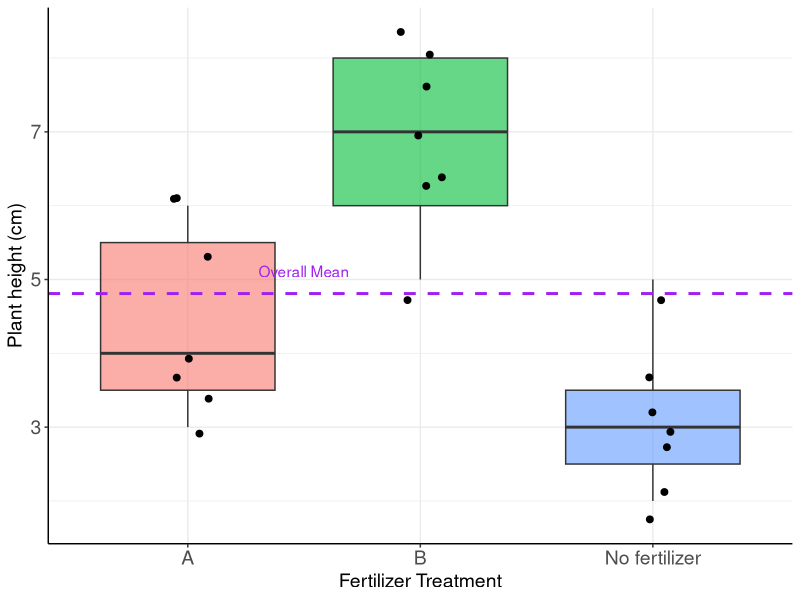
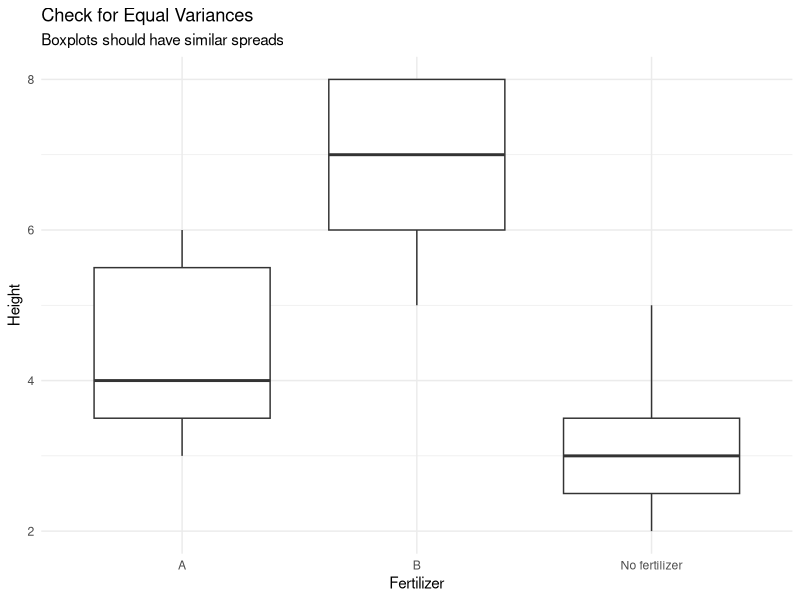
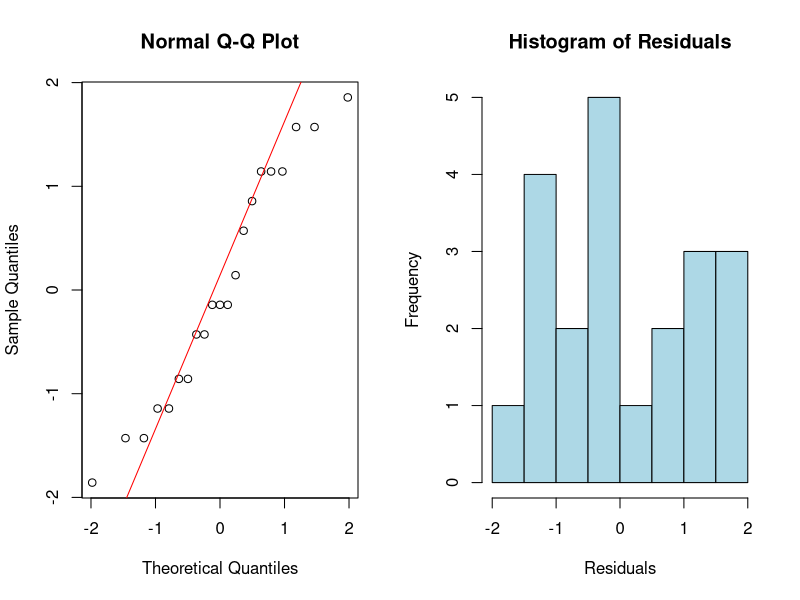
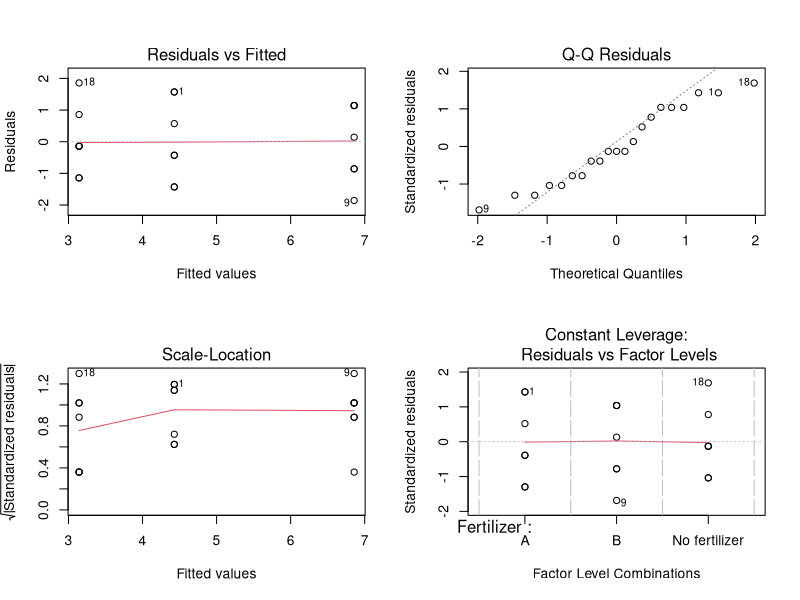

Source code (R) for these figures, in order:
## ---- chunk 1
# Create example dataset
set.seed(213708)
fertilizer <- rep(c("A", "B", "No fertilizer"), each = 7)
height <- c(
  # Treatment A (lower heights)
  6, 3, 4, 5, 3, 6, 4,
  # Treatment B (higher heights)
  8, 5, 6, 7, 8, 6, 8,
  # control (lower heights)
  3, 2, 4, 5, 3, 3, 2
)

plant_data <- data.frame(
  Plant_ID = 1:21,
  Fertilizer = factor(fertilizer),
  Height = height
)

# Display the data
print(plant_data)

# Summary statistics
library(dplyr)
plant_data %>%
  group_by(Fertilizer) %>%
  summarise(
    n = n(),
    Mean = mean(Height),
    SD = sd(Height),
    Min = min(Height),
    Max = max(Height)
  )
## ---- chunk 2

if(!require("ggthemes", character.only = TRUE)) {
  install.packages("ggthemes", dependencies = TRUE)}
library(ggplot2)
library(ggthemes)

# Boxplot
ggplot(plant_data, aes(x = Fertilizer, y = Height, fill = Fertilizer)) +
  geom_boxplot(alpha = 0.6) +
  geom_jitter(width = 0.1, size = 2) +
  geom_hline(yintercept = mean(plant_data$Height), 
             linetype = "dashed", color = "purple", size = 1) +
  annotate("text", x = 1.5, y = mean(plant_data$Height) + 0.3, 
           label = "Overall Mean", color = "purple") +
  labs(
       x = "Fertilizer Treatment",
       y = "Plant height (cm)") +
  theme_bw() +
  theme(panel.border = element_blank(), legend.position = "none",
  axis.line.x = element_line(size = 0.5, linetype = "solid", colour = "black"),
  axis.line.y = element_line(size = 0.5, linetype = "solid", colour = "black"),
  axis.text = element_text(size = 14), axis.title = element_text(size = 14))

  
  
## ---- chunk 3
# Calculate sums of squares manually
overall_mean <- mean(plant_data$Height)
group_means <- plant_data %>%
  group_by(Fertilizer) %>%
  summarise(group_mean = mean(Height))

# SSTotal
ss_total <- sum((plant_data$Height - overall_mean)^2)

# SSE (within groups)
sse <- plant_data %>%
  left_join(group_means, by = "Fertilizer") %>%
  mutate(sq_dev = (Height - group_mean)^2) %>%
  summarise(SSE = sum(sq_dev)) %>%
  pull(SSE)

# SSB (between groups)
ssb <- sum(7 * (group_means$group_mean - overall_mean)^2)

# Verify partition
cat("SSTotal =", round(ss_total, digits = 2), "\n")
cat("SSB =", round(ssb, digits = 2), "\n")
cat("SSE =", round(sse, digits = 2), "\n")
cat("SSB + SSE =", round(ssb + sse, digits = 2), "\n")
## ---- chunk 4
# Fit the model
anova_model <- aov(Height ~ Fertilizer, data = plant_data)

# Display ANOVA table
summary(anova_model)

# More detailed output
anova_results <- anova(anova_model)
print(anova_results)

# Extract key values
f_statistic <- anova_results$`F value`[1]
p_value <- anova_results$`Pr(>F)`[1]
df_treatment <- anova_results$Df[1]
df_error <- anova_results$Df[2]

cat("\nF-statistic:", round(f_statistic, 3), "\n")
cat("p-value:", round(p_value, 4), "\n")
cat("Degrees of freedom: Treatment =", df_treatment, ", Error =", df_error, "\n")
## ---- chunk 5
# Levene's test for homogeneity of variance
library(car)
leveneTest(Height ~ Fertilizer, data = plant_data)

# Visual check
ggplot(plant_data, aes(x = Fertilizer, y = Height)) +
  geom_boxplot() +
  labs(title = "Check for Equal Variances",
       subtitle = "Boxplots should have similar spreads") +
  theme_minimal()
## ---- chunk 6
# Extract residuals
residuals <- residuals(anova_model)

# Q-Q plot
par(mfrow = c(1, 2))
qqnorm(residuals)
qqline(residuals, col = "red")

# Histogram
hist(residuals, breaks = 10, main = "Histogram of Residuals",
     xlab = "Residuals", col = "lightblue")

# Shapiro-Wilk test
shapiro.test(residuals)
## ---- chunk 7
# Comprehensive diagnostic plots
par(mfrow = c(2, 2))
plot(anova_model)
par(mfrow = c(1, 1))
